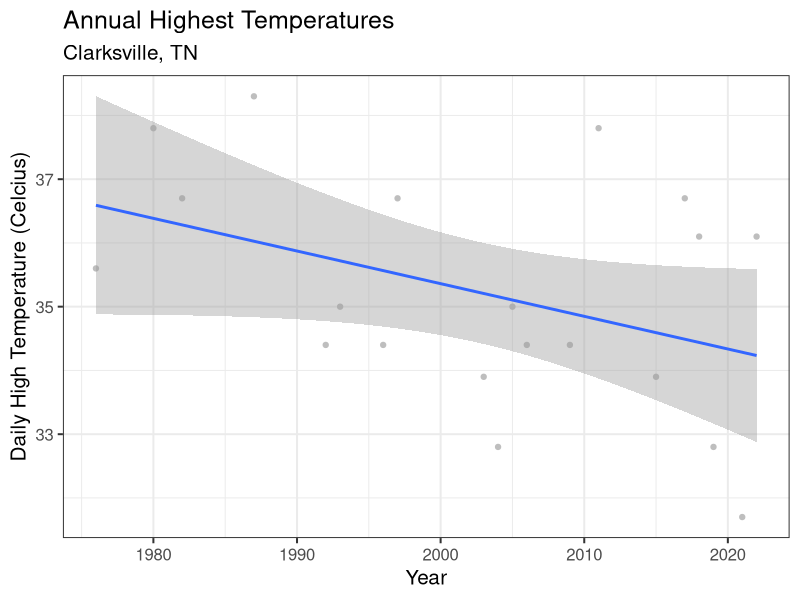
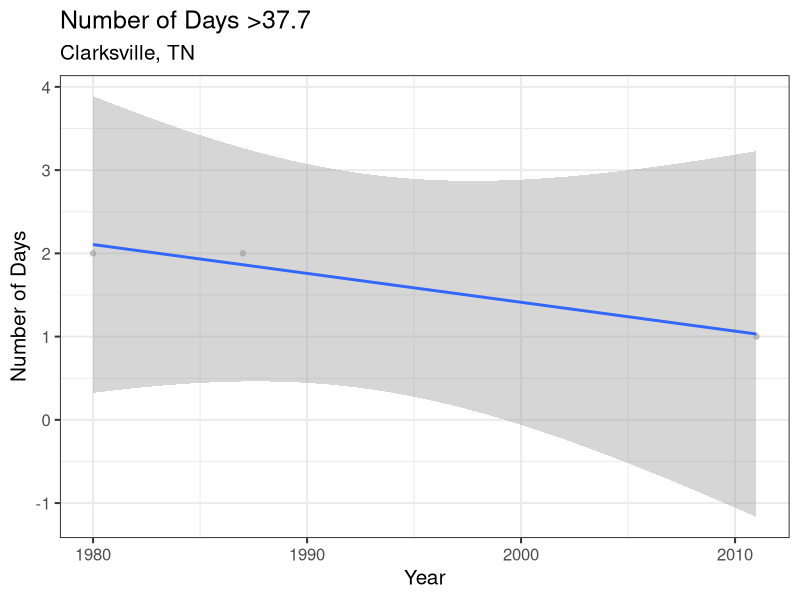

Generate these figures, in order, with R:
## R code to manipulate and plot cliamte data for my four field sites ##
## aka another hot mess from Joe Endris ##

library(readr)
library(dplyr)
library(tidyverse)
library(ggplot2)
library(lubridate)

## create objects from datasets##
##temp<-read.csv("~/Library/CloudStorage/GoogleDrive-jendris@my.apsu.edu/.shortcut-targets-by-id/1p5eHgH8eX9-QjkyyA3uRz5Lk7ontMZtO/Rehm lab - General/Trees/5- Climate/Climate Data/Alabama.csv")
setwd("~/Library/CloudStorage/GoogleDrive-jendris@my.apsu.edu/.shortcut-targets-by-id/1p5eHgH8eX9-QjkyyA3uRz5Lk7ontMZtO/Rehm lab - General/Trees/5- Climate/")

TN <- read_csv("Indiana.csv")

str(TN)  #view structure of data ##

## create column for julian date##
## trying to replicate https://stackoverflow.com/questions/21414847/convert-a-date-vector-into-julian-day-in-r##
TN <- mutate(TN, Julian=format(DATE,"%j"))

#omit NA in temperature recordings 
TN<-TN[complete.cases(TN[,7]),]

## monthly mean low temp ##
## update this after creating julian dates ##
TN_TMAX <- TN %>%
  group_by(year=lubridate::floor_date(DATE, "year")) %>%
  summarise(total = max(TMAX))

## create graph for temps by month of year ##

TN_TMAX %>%
  filter(year>1980) %>%
  ggplot(aes(x = year, y = total)) +
  geom_point(color = "grey") +
  geom_smooth(stat="smooth",method="lm")+
  labs(title = "Annual Highest Temperatures",
       subtitle = "Clarksville, TN",
       y= "Daily High Temperature (Celcius)",
       x= "Year") + theme_bw(base_size = 15)


#number of days above 37.7
TN_37.7 <- TN %>%
  group_by(year=lubridate::floor_date(DATE, "year")) %>%
  summarise(n=sum(TMAX>37.7))

#plot number of days above 37.7
TN_37.7 %>%
  filter(as.integer(year)>1980)%>%
  filter(n>0)%>%
  ggplot(aes(x = year, y = n)) +
  geom_point(color = "grey") +
  geom_smooth(method="lm")+
  labs(title = "Number of Days >37.7",
       subtitle = "Clarksville, TN",
       y= "Number of Days",
       x= "Year") + theme_bw(base_size = 15)


TN_37.7 %>%
  filter(n>0)%>%
  filter(year>1960)
